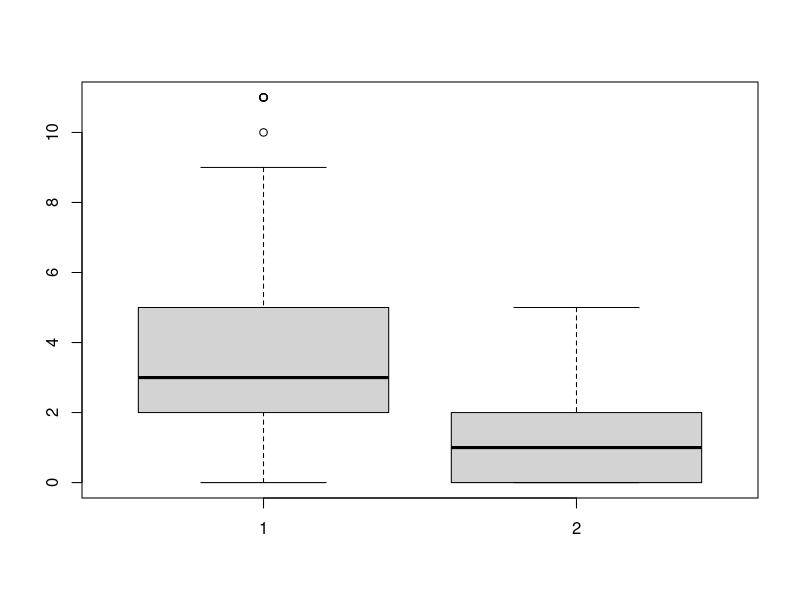

Write R code to recreate this figure.
# Read in data
womenstennis <- read.csv("WTennisStats.csv",header=TRUE,stringsAsFactors = TRUE)
tail(womenstennis)
dim(womenstennis)
colnames(womenstennis)

# How to select just forehand winners
forewinners <- womenstennis[(womenstennis$ForeBack=='F'&womenstennis$PointResult=='W'),]
tail(forewinners)
dim(forewinners)

boxplot(forewinners$PlayerGames,forewinners$OpponentGames)

# Why would our player have more than 6 games? We should probably fix that in the dataset.

# Good luck everyone!